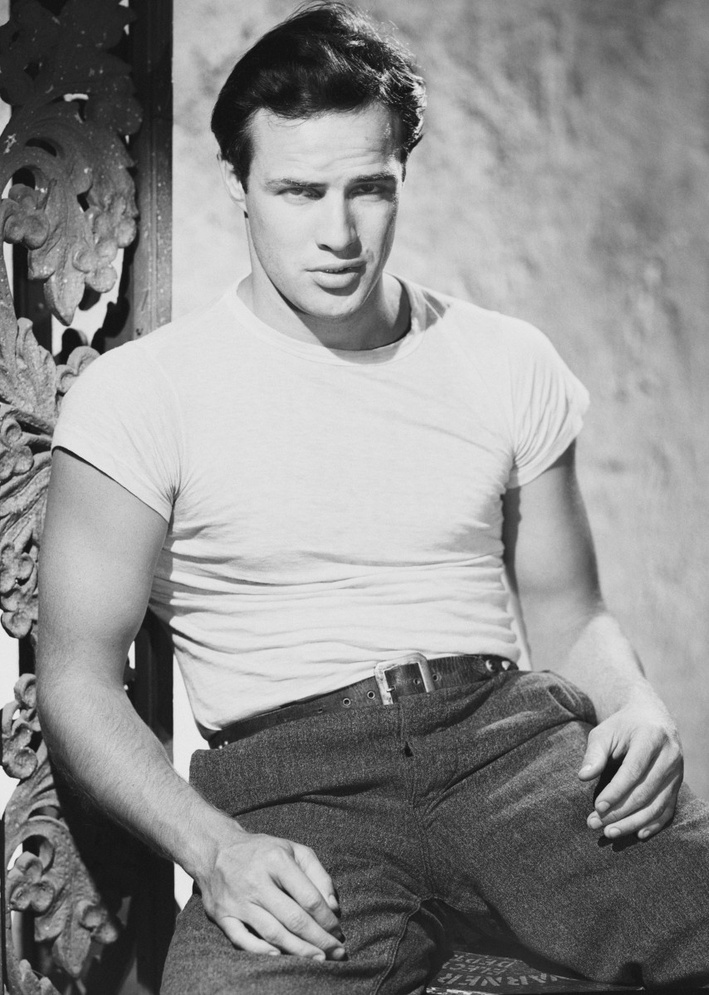
#> input picture histogram_equalization/marlon.jpg, 709 x 995 px, shrunk from 854 x 1199 before the run
$ python app2.py
#> lines starting #> are read from the running program, lines starting #| are printed output that depends on the picture
import numpy as np
import cv2 as cv
from matplotlib import pyplot as plt

img = cv.imread('marlon.jpg', 0)
#> img is the input picture: shape (995, 709); min 5, max 242, mean 143
equ = cv.equalizeHist(img)
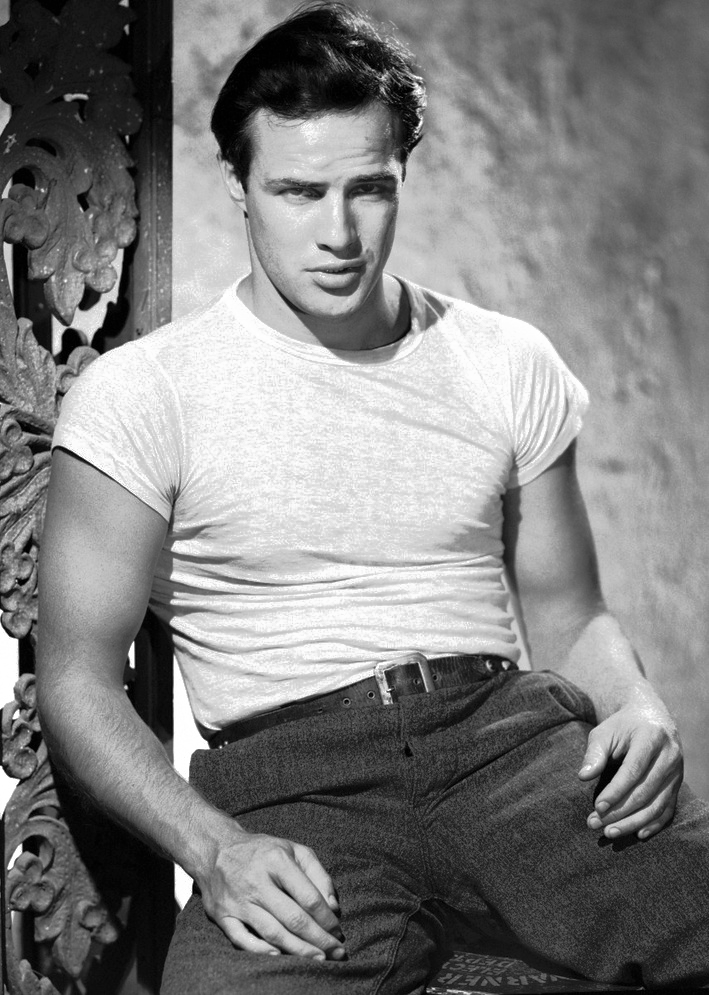
#> equ: shape (995, 709); min 0, max 255, mean 128.4
res = np.hstack((img, equ)) # ? Stacking images side-by-side
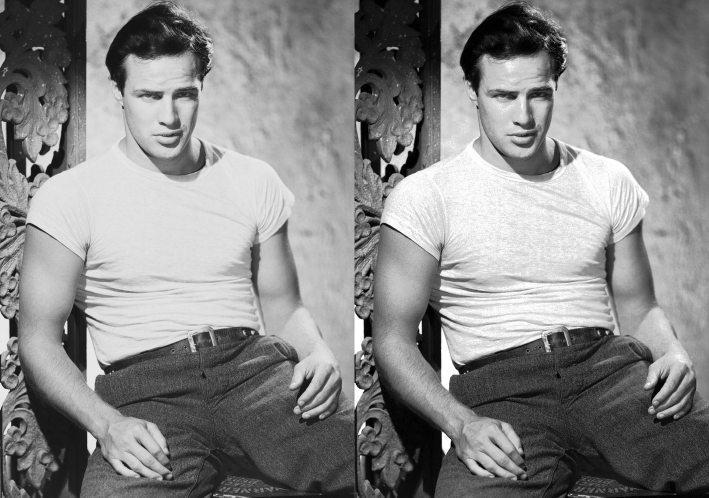
#> res: shape (995, 1418) (shown at 1/2 size); min 0, max 255, mean 135.7

cv.imwrite('res.png', res)
